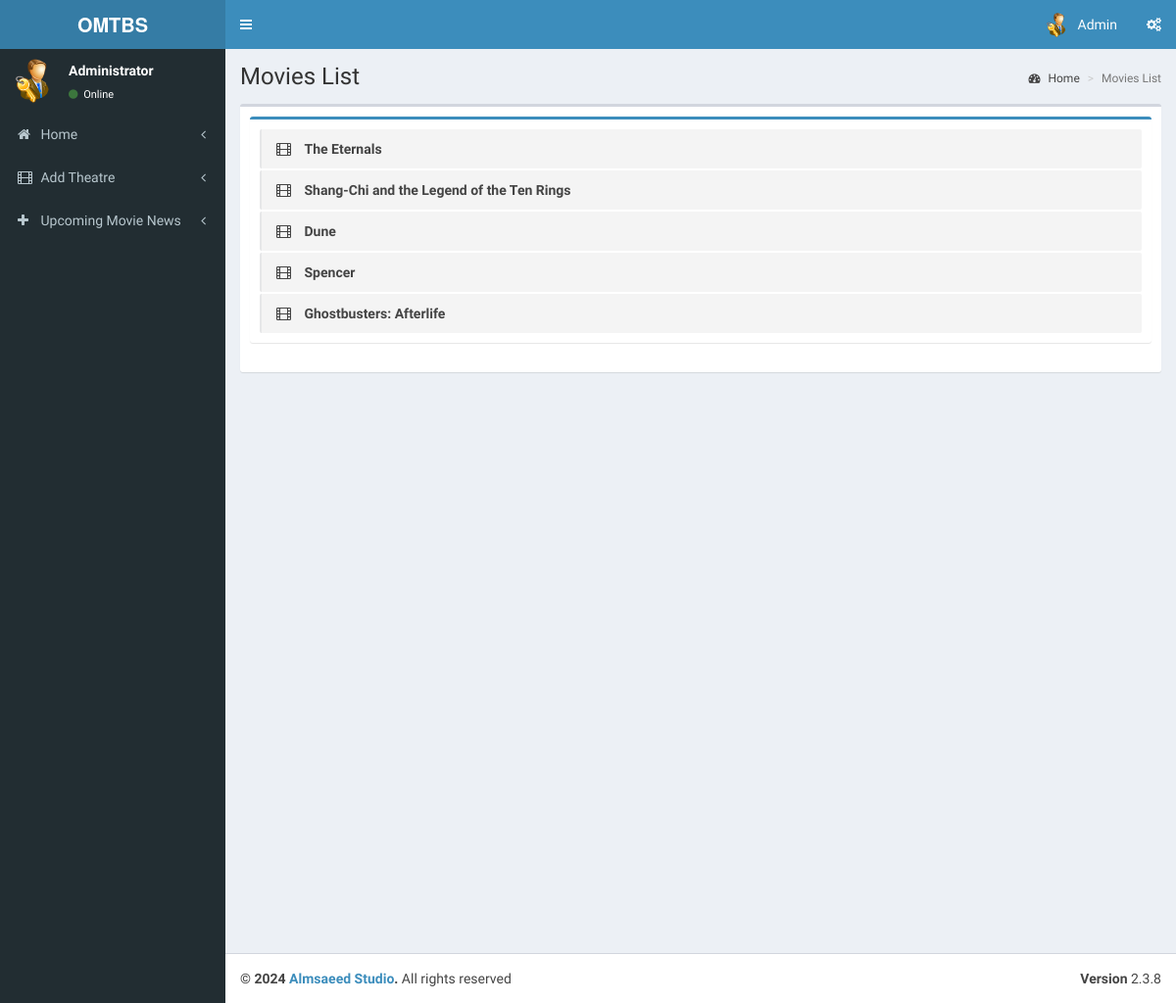
/admin/pages/index.php (signed in), run on the app's committed database.
### tables this page shows
CREATE TABLE `tbl_movie` (
  `movie_id` int(11) NOT NULL,
  `t_id` int(11) NOT NULL COMMENT 'theatre id',
  `movie_name` varchar(255) NOT NULL,
  `cast` varchar(500) NOT NULL,
  `desc` varchar(1000) NOT NULL,
  `release_date` date NOT NULL,
  `image` varchar(200) NOT NULL,
  `video_url` varchar(200) NOT NULL,
  `status` int(1) NOT NULL COMMENT '0 means active '
);

### admin/pages/index.php (the view, shortened to what this page needs)
<?php
include('header.php');
?>
  <div class="content-wrapper">
    <section class="content-header">
      <h1>
        Movies List
      </h1>
      <ol class="breadcrumb">
        <li><a href="index"><i class="fa fa-dashboard"></i> Home</a></li>
        <li class="active">Movies List</li>
      </ol>
    </section>
    <section class="content">
      <div class="box">
        <div class="box-body">
            <div class="box box-primary">
            <div class="box-body">
              <ul class="todo-list">
                 <?php
                        $qry7=mysqli_query($con,"select * from tbl_movie");
                        if(mysqli_num_rows($qry7))
                        {
                        while($c=mysqli_fetch_array($qry7))
                        {
                        ?>
                <li>
                      <span class="handle">
                        <i class="fa fa-film"></i>
                      </span>
                  <span class="text"><?php echo $c['movie_name'];?></span>
                </li>
                  <?php
                       }}
                     ?>
            </div>
          </div>
        </div>
      </div>
    </section>
  </div>
  <?php
include('footer.php');
?>

### data on the page
tbl_movie: movie_name "The Eternals"
tbl_movie: movie_name "Shang-Chi and the Legend of the Ten Rings"
tbl_movie: movie_name "Dune"
tbl_movie: movie_name "Spencer"
tbl_movie: movie_name "Ghostbusters: Afterlife"
